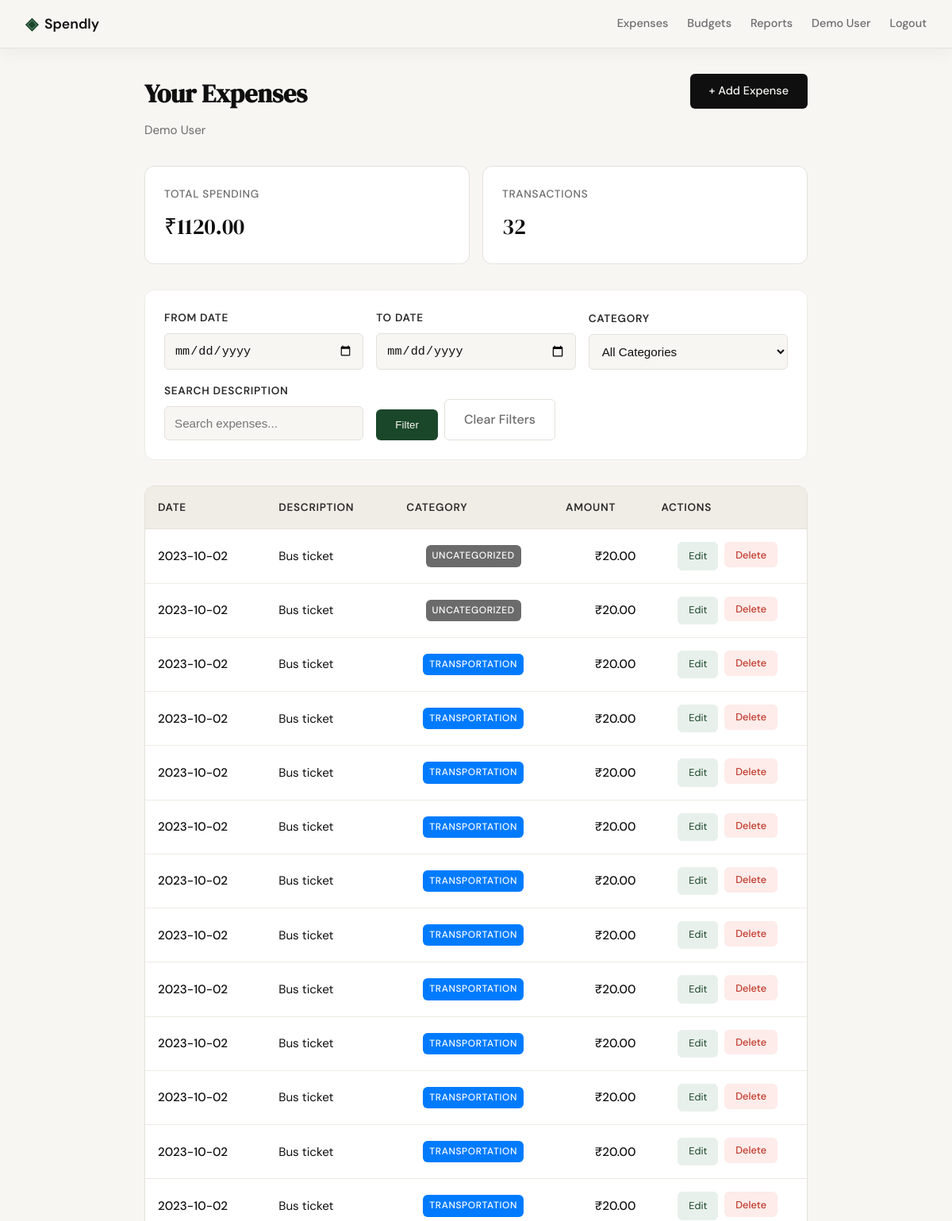
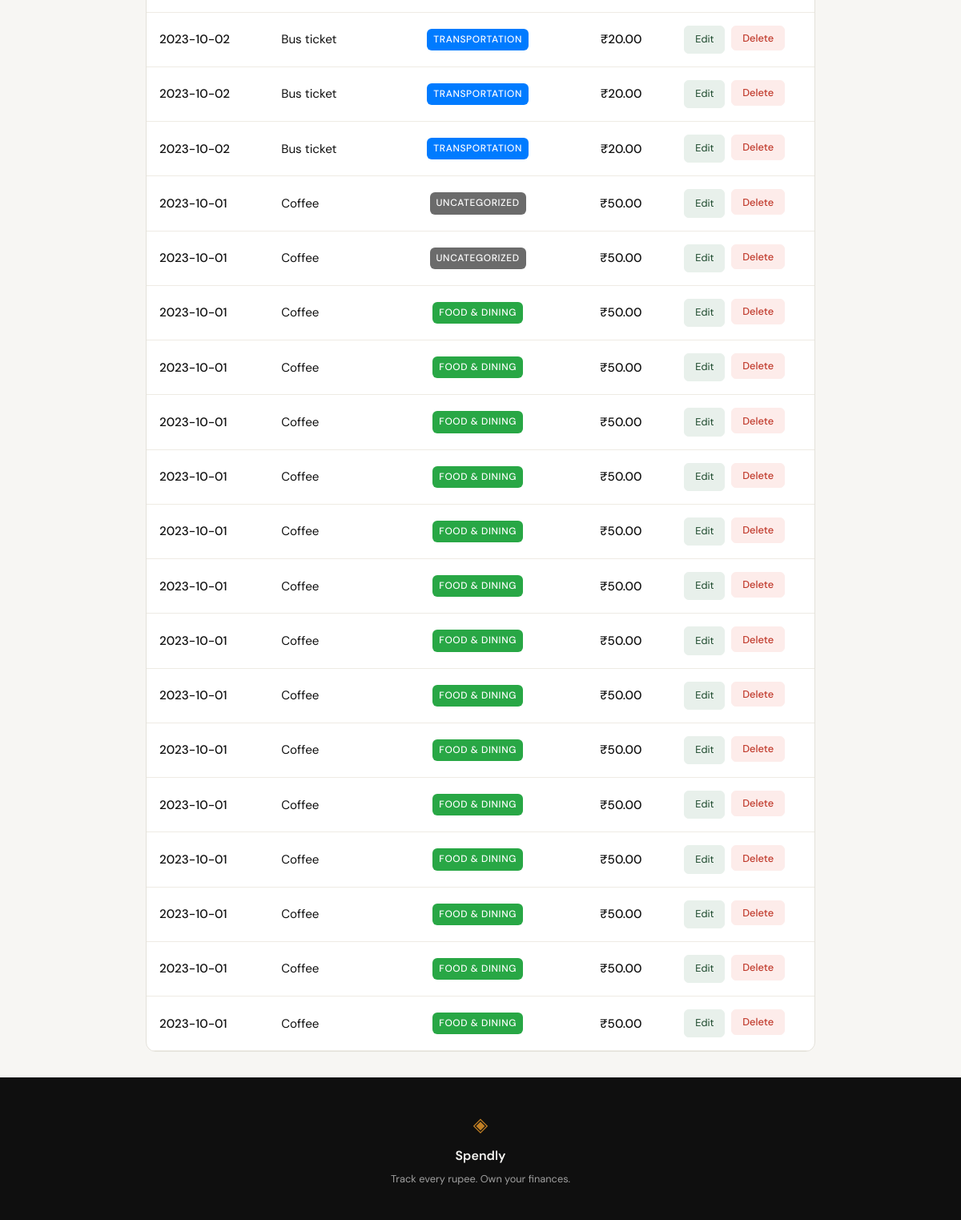
/expenses (signed in), run on the app's committed database (2 pictures, top to bottom).
### tables this page shows
CREATE TABLE users (
            id INTEGER PRIMARY KEY AUTOINCREMENT,
            name TEXT NOT NULL,
            email TEXT UNIQUE NOT NULL,
            password_hash TEXT NOT NULL
        , avatar TEXT DEFAULT 'avatars/avatar1.svg', notification_email_budget INTEGER DEFAULT 1, notification_email_unusual INTEGER DEFAULT 1, budget_alert_50 INTEGER DEFAULT 1, budget_alert_75 INTEGER DEFAULT 1, budget_alert_100 INTEGER DEFAULT 1, favorite_categories TEXT DEFAULT '', default_report_type TEXT DEFAULT 'monthly', default_report_frequency TEXT DEFAULT 'monthly');

CREATE TABLE expenses (
            id INTEGER PRIMARY KEY AUTOINCREMENT,
            user_id INTEGER NOT NULL,
            amount REAL NOT NULL,
            description TEXT,
            date TEXT NOT NULL, category_id INTEGER REFERENCES categories (id),
            FOREIGN KEY (user_id) REFERENCES users (id)
        );

CREATE TABLE categories (
            id INTEGER PRIMARY KEY AUTOINCREMENT,
            name TEXT UNIQUE NOT NULL,
            color TEXT DEFAULT '#007bff'
        );

### expense-tracker/app.py (the view)
@app.route("/expenses")
def expenses():
    if "user_id" not in session:
        return redirect(url_for("login"))
    db = get_db()
    user = db.execute("SELECT * FROM users WHERE id = ?", (session["user_id"],)).fetchone()
    date_from = request.args.get('date_from', '').strip()
    date_to = request.args.get('date_to', '').strip()
    category_id = request.args.get('category', '').strip()
    search = request.args.get('search', '').strip()
    query = """
        SELECT e.*, c.name as category_name, c.color as category_color
        FROM expenses e
        LEFT JOIN categories c ON e.category_id = c.id
        WHERE e.user_id = ?
    """
    params = [session["user_id"]]
    if date_from:
        query += " AND e.date >= ?"
        params.append(date_from)
    if date_to:
        query += " AND e.date <= ?"
        params.append(date_to)
    if category_id:
        query += " AND e.category_id = ?"
        params.append(category_id)
    if search:
        query += " AND e.description LIKE ?"
        params.append(f"%{search}%")
    query += " ORDER BY e.date DESC"
    expenses_list = db.execute(query, params).fetchall()
    categories = db.execute("SELECT * FROM categories ORDER BY name").fetchall()
    current_month = datetime.now().strftime('%Y-%m')
    month_total_row = db.execute(
        "SELECT SUM(amount) as total FROM expenses WHERE user_id = ? AND strftime('%Y-%m', date) = ?",
        (session['user_id'], current_month)
    ).fetchone()
    month_total = month_total_row['total'] or 0
    budgets = db.execute(
        "SELECT b.*, c.name AS category_name FROM budgets b LEFT JOIN categories c ON b.category_id = c.id WHERE b.user_id = ?",
        (session['user_id'],)
    ).fetchall()
    budget_warnings = []
    for budget in budgets:
        budget_amount = budget['amount']
        budget_label = budget['category_name'] or 'Overall monthly'
        if budget['category_id'] is None:
            current_value = month_total
        else:
            category_row = db.execute(
                "SELECT SUM(amount) as total FROM expenses WHERE user_id = ? AND category_id = ? AND strftime('%Y-%m', date) = ?",
                (session['user_id'], budget['category_id'], current_month)
            ).fetchone()
            current_value = category_row['total'] or 0
        if current_value >= budget_amount:
            budget_warnings.append(
                f"Budget exceeded for {budget_label}: ₹{current_value:.2f} / ₹{budget_amount:.2f}."
            )
        elif current_value >= budget_amount * 0.9:
            budget_warnings.append(
                f"Approaching budget for {budget_label}: ₹{current_value:.2f} / ₹{budget_amount:.2f}."
            )
    db.close()
    if not user:
        session.clear()
        return redirect(url_for("login"))
    total_spent = sum(exp["amount"] for exp in expenses_list)
    return render_template("expenses.html", user=user, expenses=expenses_list,
                         total_spent=total_spent, categories=categories,
                         budget_warnings=budget_warnings)

### expense-tracker/database/db.py (called while the page is built)
def get_db():
    conn = sqlite3.connect('expenses.db')
    conn.row_factory = sqlite3.Row
    conn.execute('PRAGMA foreign_keys = ON')
    return conn

### expense-tracker/templates/expenses.html (shortened to what this page needs)
{% extends "base.html" %}
{% block content %}
<div class="expenses-container">
    <div class="expenses-header">
        <div class="expenses-title-section">
            <h1>Your Expenses</h1>
            <p class="expenses-user">{{ user['name'] }}</p>
        </div>
        <a href="{{ url_for('add_expense') }}" class="btn-primary">+ Add Expense</a>
    </div>
    <div class="expenses-summary">
        <div class="summary-card">
            <span class="summary-label">Total Spending</span>
            <span class="summary-value">₹{{ "%.2f"|format(total_spent) }}</span>
        </div>
        <div class="summary-card">
            <span class="summary-label">Transactions</span>
            <span class="summary-value">{{ expenses|length }}</span>
        </div>
    </div>
    <div class="filters-section">
        <form method="GET" class="filters-form">
            <div class="filter-group">
                <label for="date_from">From Date</label>
                <input type="date" id="date_from" name="date_from"
                       value="{{ request.args.get('date_from', '') }}" class="filter-input">
            </div>
            <div class="filter-group">
                <label for="date_to">To Date</label>
                <input type="date" id="date_to" name="date_to"
                       value="{{ request.args.get('date_to', '') }}" class="filter-input">
            </div>
            <div class="filter-group">
                <label for="category">Category</label>
                <select id="category" name="category" class="filter-input">
                    <option value="">All Categories</option>
                </select>
            </div>
            <div class="filter-group">
                <label for="search">Search Description</label>
                <input type="text" id="search" name="search"
                       placeholder="Search expenses..."
                       value="{{ request.args.get('search', '') }}" class="filter-input">
            </div>
            <div class="filter-actions">
                <button type="submit" class="btn-filter">Filter</button>
                <a href="{{ url_for('expenses') }}" class="btn-clear">Clear Filters</a>
            </div>
        </form>
    </div>
    <div class="expenses-list">
        {% if expenses %}
            <table class="expenses-table">
                <thead>
                    <tr>
                        <th>Date</th>
                        <th>Description</th>
                        <th>Category</th>
                        <th class="amount-col">Amount</th>
                        <th class="actions-col">Actions</th>
                    </tr>
                </thead>
                <tbody>
                    {% for expense in expenses %}
                    <tr class="expense-row">
                        <td class="date-cell">{{ expense['date'] }}</td>
                        <td class="desc-cell">{{ expense['description'] or '—' }}</td>
                        <td class="category-cell">
                            {% if expense['category_name'] %}
                                <span class="category-badge" style="background-color: {{ expense['category_color'] }};">
                                    {{ expense['category_name'] }}
                                </span>
                            {% else %}
                                <span class="category-badge category-uncategorized">Uncategorized</span>
                            {% endif %}
                        </td>
                        <td class="amount-cell">₹{{ "%.2f"|format(expense['amount']) }}</td>
                        <td class="actions-cell">
                            <a href="{{ url_for('edit_expense', id=expense['id']) }}" class="btn-row-edit">Edit</a>
                            <form method="POST" action="{{ url_for('delete_expense', id=expense['id']) }}" style="display: inline;"
                                  onsubmit="return confirm('Delete this expense?')">
                                <button type="submit" class="btn-row-delete">Delete</button>
                            </form>
                        </td>
                    </tr>
                    {% endfor %}
                </tbody>
            </table>
        {% else %}
            <div class="empty-state">
                <p class="empty-title">No expenses yet</p>
                <p class="empty-text">Start tracking your spending by adding your first expense.</p>
                <a href="{{ url_for('add_expense') }}" class="btn-primary">Add Your First Expense</a>
            </div>
        {% endif %}
    </div>
</div>
{% endblock %}

### expense-tracker/templates/base.html (shortened to what this page needs)
<!DOCTYPE html>
<html lang="en">
<head>
    <link rel="stylesheet" href="{{ url_for('static', filename='css/style.css') }}">
</head>
<body>
    <nav class="navbar">
        <div class="nav-inner">
            <a href="{{ url_for('landing') }}" class="nav-brand">
                <span class="brand-icon">◈</span>
                <span class="brand-name">Spendly</span>
            </a>
            <div class="nav-links">
                {% if session.get('user_id') %}
                    <a href="{{ url_for('expenses') }}">Expenses</a>
                    <a href="{{ url_for('budgets') }}">Budgets</a>
                    <a href="{{ url_for('reports') }}">Reports</a>
                    <a href="{{ url_for('profile') }}">{{ session.get('user_name', 'Profile') }}</a>
                    <a href="{{ url_for('logout') }}">Logout</a>
                {% else %}
                    <a href="{{ url_for('login') }}">Sign in</a>
                    <a href="{{ url_for('register') }}" class="nav-cta">Get started</a>
                {% endif %}
            </div>
        </div>
    </nav>
    <main class="main-content">
        {% block content %}{% endblock %}
    </main>
    <footer class="footer">
        <div class="footer-inner">
            <span class="brand-icon">◈</span>
            <span class="footer-name">Spendly</span>
            <p class="footer-copy">Track every rupee. Own your finances.</p>
        </div>
    </footer>
</body>
</html>

### expense-tracker/static/css/style.css (style rules this page uses)
:root { --ink: #0f0f0f; --ink-soft: #2d2d2d; --ink-muted: #6b6b6b; --ink-faint: #a0a0a0; --paper: #f7f6f3; --paper-warm: #f0ede6; --paper-card: #ffffff; --accent: #1a472a; --accent-light: #e8f0eb; --accent-2: #c17f24; --accent-2-light: #fdf3e3; --danger: #c0392b; --danger-light: #fdecea; --border: #e4e1da; --border-soft: #eeebe4; --font-display: 'DM Serif Display', Georgia, serif; --font-body: 'DM Sans', system-ui, sans-serif; --max-width: 1200px; --auth-width: 440px; --radius-sm: 6px; --radius-md: 12px; --radius-lg: 20px; }
*, *::before, *::after { box-sizing: border-box; margin: 0; padding: 0; }
html { font-size: 16px; scroll-behavior: smooth; }
body { background: var(--paper); color: var(--ink); font-family: var(--font-body); font-size: 1rem; line-height: 1.6; -webkit-font-smoothing: antialiased; }
a { color: inherit; text-decoration: none; }
.navbar { position: sticky; top: 0; z-index: 100; background: var(--paper); border-bottom: 1px solid var(--border); box-shadow: 0 8px 20px rgba(15, 15, 15, 0.04); padding: 0 2rem; }
.nav-inner { max-width: var(--max-width); margin: 0 auto; height: 60px; display: flex; align-items: center; justify-content: space-between; }
.nav-brand { display: flex; align-items: center; gap: 0.5rem; font-family: var(--font-body); font-weight: 600; font-size: 1.1rem; color: var(--ink); }
.brand-icon { color: var(--accent); font-size: 1.3rem; }
.brand-name { color: var(--ink); }
.nav-links { display: flex; align-items: center; gap: 1.5rem; font-size: 0.9rem; font-weight: 500; }
.nav-links a { color: var(--ink-muted); transition: color 0.2s, background 0.2s, transform 0.2s; }
.main-content { min-height: calc(100vh - 60px - 100px); }
.btn-primary { display: inline-block; background: var(--ink); color: var(--paper); padding: 0.65rem 1.5rem; border-radius: var(--radius-sm); font-family: var(--font-body); font-size: 0.9rem; font-weight: 500; cursor: pointer; border: none; transition: background 0.2s; text-decoration: none; }
.footer { background: var(--ink); color: var(--paper); padding: 2.5rem 2rem; text-align: center; }
.footer-inner { display: flex; flex-direction: column; align-items: center; gap: 0.4rem; }
.footer .brand-icon { color: var(--accent-2); font-size: 1.5rem; }
.footer-name { font-weight: 600; font-size: 1rem; }
.footer-copy { font-size: 0.8rem; color: var(--ink-faint); }

### data on the page
users: get "Demo User", name "Demo User"
expenses: date "2023-10-02", description "Bus ticket", shows "UNCATEGORIZED", amount "20.00"
expenses: date "2023-10-02", description "Bus ticket", shows "UNCATEGORIZED", amount "20.00"
expenses: date "2023-10-02", description "Bus ticket", category_name "TRANSPORTATION", amount "20.00"
expenses: date "2023-10-02", description "Bus ticket", category_name "TRANSPORTATION", amount "20.00"
expenses: date "2023-10-02", description "Bus ticket", category_name "TRANSPORTATION", amount "20.00"
expenses: date "2023-10-02", description "Bus ticket", category_name "TRANSPORTATION", amount "20.00"
expenses: date "2023-10-02", description "Bus ticket", category_name "TRANSPORTATION", amount "20.00"
expenses: date "2023-10-02", description "Bus ticket", category_name "TRANSPORTATION", amount "20.00"
expenses: date "2023-10-02", description "Bus ticket", category_name "TRANSPORTATION", amount "20.00"
expenses: date "2023-10-02", description "Bus ticket", category_name "TRANSPORTATION", amount "20.00"
expenses: date "2023-10-02", description "Bus ticket", category_name "TRANSPORTATION", amount "20.00"
expenses: date "2023-10-02", description "Bus ticket", category_name "TRANSPORTATION", amount "20.00"
expenses: date "2023-10-02", description "Bus ticket", category_name "TRANSPORTATION", amount "20.00"
expenses: date "2023-10-02", description "Bus ticket", category_name "TRANSPORTATION", amount "20.00"
expenses: date "2023-10-02", description "Bus ticket", category_name "TRANSPORTATION", amount "20.00"
expenses: date "2023-10-02", description "Bus ticket", category_name "TRANSPORTATION", amount "20.00"
expenses: date "2023-10-01", description "Coffee", shows "UNCATEGORIZED", amount "50.00"
expenses: date "2023-10-01", description "Coffee", shows "UNCATEGORIZED", amount "50.00"
expenses: date "2023-10-01", description "Coffee", category_name "FOOD & DINING", amount "50.00"
expenses: date "2023-10-01", description "Coffee", category_name "FOOD & DINING", amount "50.00"
expenses: date "2023-10-01", description "Coffee", category_name "FOOD & DINING", amount "50.00"
expenses: date "2023-10-01", description "Coffee", category_name "FOOD & DINING", amount "50.00"
expenses: date "2023-10-01", description "Coffee", category_name "FOOD & DINING", amount "50.00"
expenses: date "2023-10-01", description "Coffee", category_name "FOOD & DINING", amount "50.00"
expenses: date "2023-10-01", description "Coffee", category_name "FOOD & DINING", amount "50.00"
expenses: date "2023-10-01", description "Coffee", category_name "FOOD & DINING", amount "50.00"
expenses: date "2023-10-01", description "Coffee", category_name "FOOD & DINING", amount "50.00"
expenses: date "2023-10-01", description "Coffee", category_name "FOOD & DINING", amount "50.00"
expenses: date "2023-10-01", description "Coffee", category_name "FOOD & DINING", amount "50.00"
expenses: date "2023-10-01", description "Coffee", category_name "FOOD & DINING", amount "50.00"
expenses: date "2023-10-01", description "Coffee", category_name "FOOD & DINING", amount "50.00"
expenses: date "2023-10-01", description "Coffee", category_name "FOOD & DINING", amount "50.00"

### other printed values
{{ "%.2f"|format(total_spent) }} "1120.00"
{{ expenses|length }} "32"
